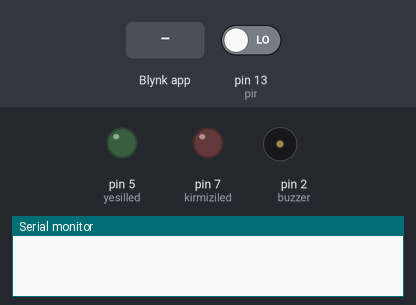
This sketch was run on a simulated Arduino Mega 2560, built for the host (arithmetic inside an expression is 32-bit, double 64-bit). Parts: output pins drawn as LEDs (lit = HIGH), buzzer (waves = sounding, pin HIGH), the last lines printed to the serial monitor. The test bench sets the inputs (shaded band); at power-on: pin 13 (pir) LOW. WiFi joins after 1.5 s; servers stay silent unless stated.

Above: at 3.0 s.
3.1 s: Blynk app writes 1 to V1
At 3.9 s:
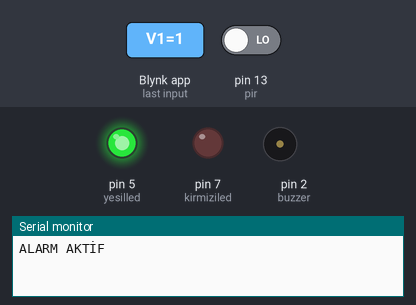
4.6 s: Blynk app writes 0 to V1
At 5.1 s:
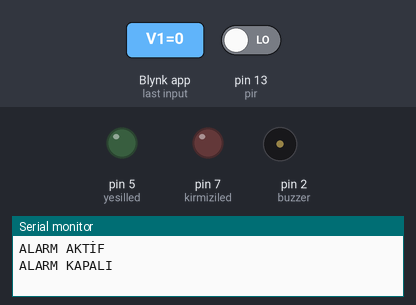
Timing chart, 0 to 7.6 s (numbered marks = the images above; inputs shaded):
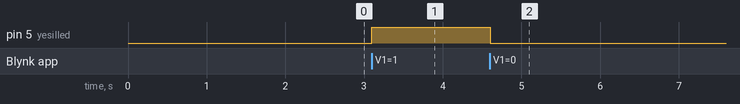

Measured:
- after the input at 3.1 s, pin 5 (yesilled): LOW → HIGH at once
- after the input at 4.6 s, pin 5 (yesilled): HIGH → LOW at once

The sketch:

ALARM_SISTEMI.ino
```cpp
#define BLYNK_PRINT Serial
#include <ESP8266_Lib.h>
#include <BlynkSimpleShieldEsp8266.h>
char auth[] = "PoEXQhfryg6MphfVFJHZaoq1yFehR8yK";
char ssid[] = "TTNET_ERAY";
char pass[] = "ibrahimeray";
#define EspSerial Serial1
#define ESP8266_BAUD 115200
ESP8266 wifi(&EspSerial);
BlynkTimer timer;

#define yesilled 5
#define kirmiziled 7
#define pir 13
#define buzzer 2

int hareket;
String h;

BLYNK_WRITE(V1)
{
  int pinValue = param.asInt();

  if(pinValue == HIGH)
  {
    hareket = digitalRead(pir);
    h="ALARM AKTIF";
    Serial.println("ALARM AKTİF");
    Blynk.virtualWrite(V2, h);

    if(hareket == HIGH)
    {
      Blynk.notify("HAREKET TESPİT EDİLDİ !");
      Blynk.email("eraycosar@hotmail.com", "ALARM SİSTEMİ", "HAREKET TESPİT EDİLDİ !");
      h="HAREKET TESPİT EDİLDİ !";
      Blynk.virtualWrite(V2, h);
      Serial.println("HAREKET TESPİT EDİLDİ !");
      digitalWrite(yesilled, LOW);
      digitalWrite(kirmiziled, HIGH);
      digitalWrite(buzzer, HIGH);
      delay(350);
      digitalWrite(kirmiziled, LOW);
      digitalWrite(buzzer, LOW);
      delay(10);
    }
    else
    {
      digitalWrite(yesilled, HIGH);
      digitalWrite(kirmiziled, LOW);
    }
  }
  else
  {
    h="ALARM KAPALI";
    Serial.println("ALARM KAPALI");
    Blynk.virtualWrite(V2, h);
    digitalWrite(yesilled, LOW);
    digitalWrite(kirmiziled, LOW);
    noTone(buzzer);
  }
  Blynk.run();
  pinValue = 0;
  Blynk.syncVirtual(V1);
}

void setup()
{
  Serial.begin(9600);
  EspSerial.begin(ESP8266_BAUD);
  delay(10);
  Blynk.begin(auth, wifi, ssid, pass);

  pinMode(yesilled, OUTPUT);
  pinMode(kirmiziled, OUTPUT);
  pinMode(buzzer, OUTPUT);
  pinMode(pir, INPUT);
}

void loop()
{
  Blynk.run();
  timer.run();
}
```
